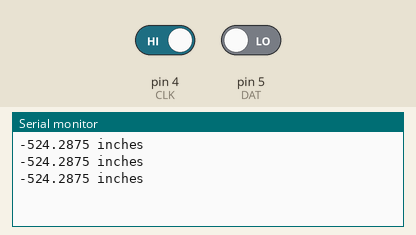
The sketch below on a simulated Arduino Uno, built with avr-gcc and run on an emulated ATmega328P. Parts: the last lines printed to the serial monitor. Inputs (shaded band) come from the test bench; at power-on: pin 4 (CLK) HIGH, pin 5 (DAT) LOW.

Above: at 1.2 s.
1.3 s: pin 4 (CLK) driven LOW
At 1.44 s:
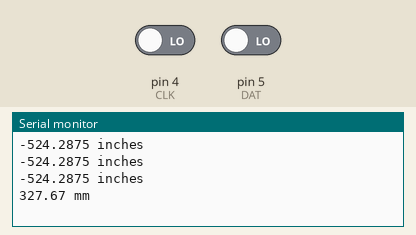
2.9 s: pin 5 (DAT) driven HIGH
At 3.09 s:
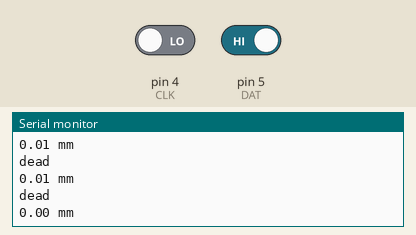
Timing chart, 0 to 5.9 s (numbered marks = the images above; inputs shaded):
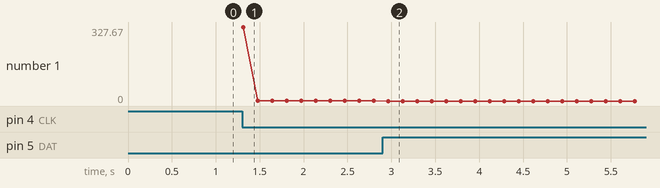

The sketch:

caliperRead.ino
```cpp
/*
Clock and ground each connect to the base of a 2n3904
through a 100ohm resistor.
10kohm pullup resistors on the emitters.
Emitters connected to Arduino pins 4 and 5.
Collectors common ground.
*/


#define CLK 4
#define DAT 5
#define TIMEOUTL (millis()-currl < 150.0)
#define TIMEOUTS (millis()-currs < 15.0)

#define rCLK (PIND & 1<<4)
#define rDAT (PIND & 1<<5)

void setup()
{
  digitalWrite(CLK, 0);
  pinMode(CLK, 0);
  digitalWrite(DAT, 0);
  pinMode(DAT, 0);
  Serial.begin(115200);
}


void loop()
{
  char data[24];
  for(int i=0; i<24; i++) data[i] = 0;
  long currl = millis();
  int count = 0;
  while(!rCLK && TIMEOUTL);
  if(!TIMEOUTL)
  {
    Serial.println("dead");
  }

  long currs = millis();
  while(count < 24 && TIMEOUTS)
  {
    currs = millis();
    while(rCLK && TIMEOUTS);
    if(!rDAT) data[count] = 1;
    //Serial.print(rDAT ? 0 : 1, DEC);
    currs = millis();
    while(!rCLK && TIMEOUTS);
    count++;
  }

    interpret(data);

}


void interpret(char * data)
{
  long distance = 0;
  long mult = 1;
  //++data;
  for(int i=0; i<20; i++)
  {
    mult <<= 1;
    if(*data) distance += mult;
    ++data;
  }
  if(*data) distance = -distance;
  ++data;
  ++data;
  ++data;
  int thou = *data;

  if(thou)
  {
    float dist = distance / 4000.0;
    Serial.print(dist, 4);
    Serial.println(" inches");
  }
  else
  {
    float dist = distance / 200.0;
    Serial.print(dist, 2);
    Serial.println(" mm");
  }


}
```

Measured:
- after the input at 1.3 s, the serial monitor: prints a new line at once (image 1)
- after the input at 2.9 s, the serial monitor: prints a new line after 0.06 s (image 2)
- plotted number 1: 0.01 → 0 after the input at 2.9 s
